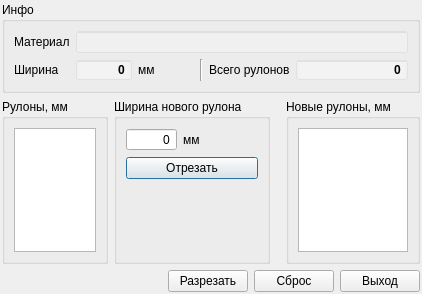
<?xml version="1.0" encoding="UTF-8"?>
<ui version="4.0">
 <class>CutRollDialog</class>
 <widget class="QDialog" name="CutRollDialog">
  <property name="geometry">
   <rect>
    <x>0</x>
    <y>0</y>
    <width>422</width>
    <height>294</height>
   </rect>
  </property>
  <property name="windowTitle">
   <string>Резка рулона</string>
  </property>
  <layout class="QVBoxLayout" name="verticalLayout_4">
   <property name="margin">
    <number>2</number>
   </property>
   <item>
    <widget class="QGroupBox" name="materialBox">
     <property name="title">
      <string>Инфо</string>
     </property>
     <layout class="QVBoxLayout" name="verticalLayout">
      <item>
       <layout class="QGridLayout" name="gridLayout">
        <item row="1" column="4">
         <widget class="QLabel" name="label_2">
          <property name="text">
           <string>Всего рулонов</string>
          </property>
         </widget>
        </item>
        <item row="0" column="0">
         <widget class="QLabel" name="label_4">
          <property name="text">
           <string>Материал</string>
          </property>
         </widget>
        </item>
        <item row="0" column="1" colspan="6">
         <widget class="QLineEdit" name="name">
          <property name="sizePolicy">
           <sizepolicy hsizetype="Expanding" vsizetype="Fixed">
            <horstretch>2</horstretch>
            <verstretch>0</verstretch>
           </sizepolicy>
          </property>
          <property name="maximumSize">
           <size>
            <width>16777215</width>
            <height>16777215</height>
           </size>
          </property>
          <property name="font">
           <font>
            <pointsize>9</pointsize>
            <weight>75</weight>
            <bold>true</bold>
           </font>
          </property>
          <property name="styleSheet">
           <string notr="true">background: rgba(255, 255, 255, 55)</string>
          </property>
          <property name="alignment">
           <set>Qt::AlignLeading|Qt::AlignLeft|Qt::AlignVCenter</set>
          </property>
          <property name="readOnly">
           <bool>true</bool>
          </property>
         </widget>
        </item>
        <item row="1" column="1">
         <widget class="QSpinBox" name="width">
          <property name="font">
           <font>
            <pointsize>9</pointsize>
            <weight>75</weight>
            <bold>true</bold>
           </font>
          </property>
          <property name="styleSheet">
           <string notr="true">background: rgba(255, 255, 255, 55)</string>
          </property>
          <property name="alignment">
           <set>Qt::AlignRight|Qt::AlignTrailing|Qt::AlignVCenter</set>
          </property>
          <property name="readOnly">
           <bool>true</bool>
          </property>
          <property name="buttonSymbols">
           <enum>QAbstractSpinBox::NoButtons</enum>
          </property>
          <property name="maximum">
           <number>999999</number>
          </property>
         </widget>
        </item>
        <item row="1" column="2">
         <widget class="QLabel" name="label_7">
          <property name="text">
           <string>мм</string>
          </property>
         </widget>
        </item>
        <item row="1" column="0">
         <widget class="QLabel" name="label_6">
          <property name="text">
           <string>Ширина</string>
          </property>
         </widget>
        </item>
        <item row="1" column="3">
         <widget class="Line" name="line">
          <property name="orientation">
           <enum>Qt::Vertical</enum>
          </property>
         </widget>
        </item>
        <item row="1" column="5" colspan="2">
         <widget class="QSpinBox" name="rollAmount">
          <property name="font">
           <font>
            <pointsize>9</pointsize>
            <weight>75</weight>
            <bold>true</bold>
           </font>
          </property>
          <property name="styleSheet">
           <string notr="true">background: rgba(255, 255, 255, 55)</string>
          </property>
          <property name="alignment">
           <set>Qt::AlignRight|Qt::AlignTrailing|Qt::AlignVCenter</set>
          </property>
          <property name="readOnly">
           <bool>true</bool>
          </property>
          <property name="buttonSymbols">
           <enum>QAbstractSpinBox::NoButtons</enum>
          </property>
          <property name="maximum">
           <number>999999</number>
          </property>
         </widget>
        </item>
       </layout>
      </item>
     </layout>
    </widget>
   </item>
   <item>
    <layout class="QHBoxLayout" name="horizontalLayout_4">
     <item>
      <widget class="QGroupBox" name="groupBox_3">
       <property name="title">
        <string>Рулоны, мм</string>
       </property>
       <layout class="QVBoxLayout" name="verticalLayout_5">
        <item>
         <widget class="QListView" name="rolls"/>
        </item>
       </layout>
      </widget>
     </item>
     <item>
      <widget class="QGroupBox" name="groupBox">
       <property name="title">
        <string>Ширина нового рулона</string>
       </property>
       <layout class="QVBoxLayout" name="verticalLayout_2">
        <item>
         <layout class="QHBoxLayout" name="horizontalLayout_3">
          <item>
           <widget class="QSpinBox" name="cutWidth">
            <property name="alignment">
             <set>Qt::AlignRight|Qt::AlignTrailing|Qt::AlignVCenter</set>
            </property>
            <property name="buttonSymbols">
             <enum>QAbstractSpinBox::NoButtons</enum>
            </property>
            <property name="maximum">
             <number>9999999</number>
            </property>
           </widget>
          </item>
          <item>
           <widget class="QLabel" name="label">
            <property name="text">
             <string>мм</string>
            </property>
           </widget>
          </item>
          <item>
           <spacer name="horizontalSpacer_3">
            <property name="orientation">
             <enum>Qt::Horizontal</enum>
            </property>
            <property name="sizeHint" stdset="0">
             <size>
              <width>40</width>
              <height>20</height>
             </size>
            </property>
           </spacer>
          </item>
         </layout>
        </item>
        <item>
         <widget class="QPushButton" name="cutButton">
          <property name="text">
           <string>Отрезать</string>
          </property>
         </widget>
        </item>
        <item>
         <spacer name="verticalSpacer">
          <property name="orientation">
           <enum>Qt::Vertical</enum>
          </property>
          <property name="sizeHint" stdset="0">
           <size>
            <width>20</width>
            <height>40</height>
           </size>
          </property>
         </spacer>
        </item>
       </layout>
      </widget>
     </item>
     <item>
      <spacer name="horizontalSpacer_4">
       <property name="orientation">
        <enum>Qt::Horizontal</enum>
       </property>
       <property name="sizeType">
        <enum>QSizePolicy::Fixed</enum>
       </property>
       <property name="sizeHint" stdset="0">
        <size>
         <width>10</width>
         <height>20</height>
        </size>
       </property>
      </spacer>
     </item>
     <item>
      <widget class="QGroupBox" name="groupBox_2">
       <property name="title">
        <string>Новые рулоны, мм</string>
       </property>
       <layout class="QVBoxLayout" name="verticalLayout_3">
        <item>
         <widget class="QListView" name="newRolls"/>
        </item>
       </layout>
      </widget>
     </item>
    </layout>
   </item>
   <item>
    <layout class="QHBoxLayout" name="horizontalLayout_2">
     <item>
      <spacer name="horizontalSpacer_2">
       <property name="orientation">
        <enum>Qt::Horizontal</enum>
       </property>
       <property name="sizeHint" stdset="0">
        <size>
         <width>40</width>
         <height>20</height>
        </size>
       </property>
      </spacer>
     </item>
     <item>
      <widget class="QPushButton" name="saveButton">
       <property name="text">
        <string>Разрезать</string>
       </property>
      </widget>
     </item>
     <item>
      <widget class="QPushButton" name="resetButton">
       <property name="text">
        <string>Сброс</string>
       </property>
      </widget>
     </item>
     <item>
      <widget class="QPushButton" name="closeButton">
       <property name="text">
        <string>Выход</string>
       </property>
      </widget>
     </item>
    </layout>
   </item>
  </layout>
 </widget>
 <resources/>
 <connections/>
</ui>
